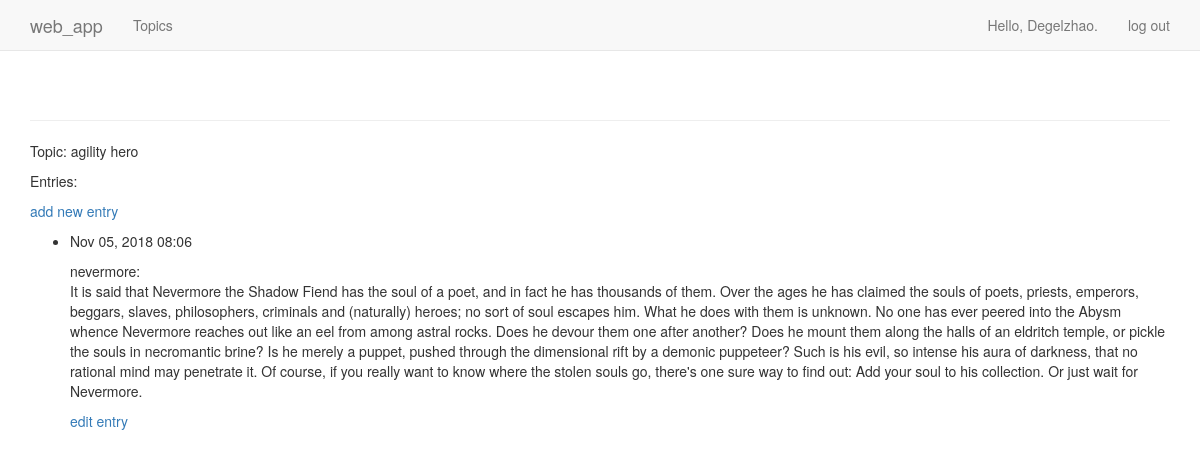
Screenshot of /topics/6/ (signed in) with the database file from the repository.
### web_app/models.py (models this page shows, shortened)
class Topic(models.Model):
    text = models.CharField(max_length=200)
    date_added = models.DateTimeField(auto_now_add=True)
    owner = models.ForeignKey(User)
    def __str__(self):
        return self.text

class Entry(models.Model):
    topic = models.ForeignKey(Topic, on_delete=models.CASCADE)
    text = models.TextField()
    date_added = models.DateTimeField(auto_now_add=True)
    class Meta:
        verbose_name_plural = 'entries'

### web_app/views.py (the view)
# urls.py: url(r'^topics/(?P<topic_id>\d+)/$', views.topic, name = 'topic'),
@login_required
def topic(request, topic_id):
    topic = Topic.objects.get(id = topic_id)
    if topic.owner != request.user:
        raise Http404
    entries = topic.entry_set.order_by('-date_added')
    context = {'topic':topic, 'entries':entries}
    return render(request, 'web_app/topic.html', context)

### web_app/templates/web_app/topic.html
{% extends 'web_app/base.html' %}
{% block content %}
    <p>Topic: {{ topic }}</p>
    <p>Entries:</p>
    <p>
        <a href="{% url 'web_app:new_entry' topic.id %}">add new entry</a>
    </p>
    <ul>
    {% for entry in entries %}
        <li>
            <p>{{ entry.date_added|date:'M d, Y H:i' }}</p>
            <p>{{ entry.text|linebreaks }}</p>
            <p>
                <a href="{% url 'web_app:edit_entry' entry.id %}">edit entry</a>
            </p>
        </li>
    {% empty %}
        <li>
            There are no entries for this topic yet.
        </li>
    {% endfor %}
    </ul>
{% endblock content %}

### web_app/templates/web_app/base.html (shortened to what this page needs)
{% load bootstrap3 %}
<!DOCTYPE html>
<html lang="en">
    <head>
        {% bootstrap_css %}
    </head>
    <body>
        <nav class="navbar navbar-default navbar-static-top">
            <div class="container">
                <div class="navbar-header">
                    <a class="navbar-brand" href="{% url 'web_app:index' %}">
                        web_app
                    </a>
                </div>
                <div id="navbar" class="navbar-collapse collapse">
                    <ul class="nav navbar-nav">
                        <li><a href="{% url 'web_app:topics' %}">Topics</a></li>
                    </ul>
                    <ul class="nav navbar-nav navbar-right">
                        {% if user.is_authenticated %}
                            <li><a>Hello, {{ user.username }}.</a></li>
                            <li><a href="{% url 'users:logout' %}">log out</a> </li>
                        {% else %}
                            <li><a href="{% url 'users:register' %}">register</a></li>
                            <li><a href="{% url 'users:login' %}">log in</a> </li>
                        {% endif %}
                    </ul>
                </div>
            </div>
        </nav>
        <div class="container">
            <div class="page-header">
            </div>
            <div>
                {% block content %}{% endblock content %}
            </div>
        </div>
    </body>
</html>

### rows the page displays
Topic: text "agility hero"
Entry: date_added "Nov 05, 2018 08:06", text "nevermore: It is said that Nevermore the Shadow Fiend has the soul of a poet, and in fact he has thousands of them. Over the ages he has claimed the souls of poets, priests, emperors, beggars, slaves, philosophers, criminals and (naturally) heroes; no sort of soul escapes him. What he does with them is unknown. No one has ever peered into the Abysm whence Nevermore reaches out like an eel from among astral rocks. Does he devour them one after another? Does he mount them along the halls of an eldritch temple, or pickle the souls in necromantic brine? Is he merely a puppet, pushed through the dimensional rift by a demonic puppeteer? Such is his evil, so intense his aura of darkness, that no…"

### other values shown
{{ user.username }} "Degelzhao"
